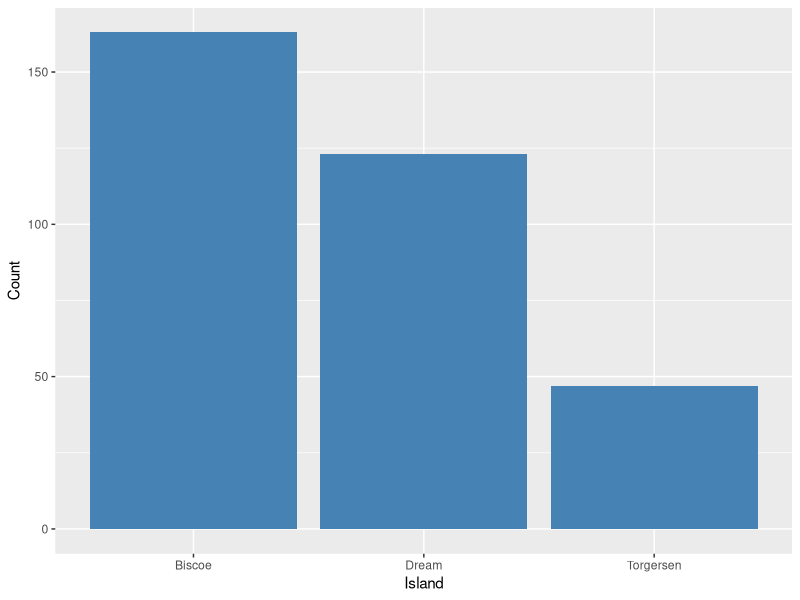
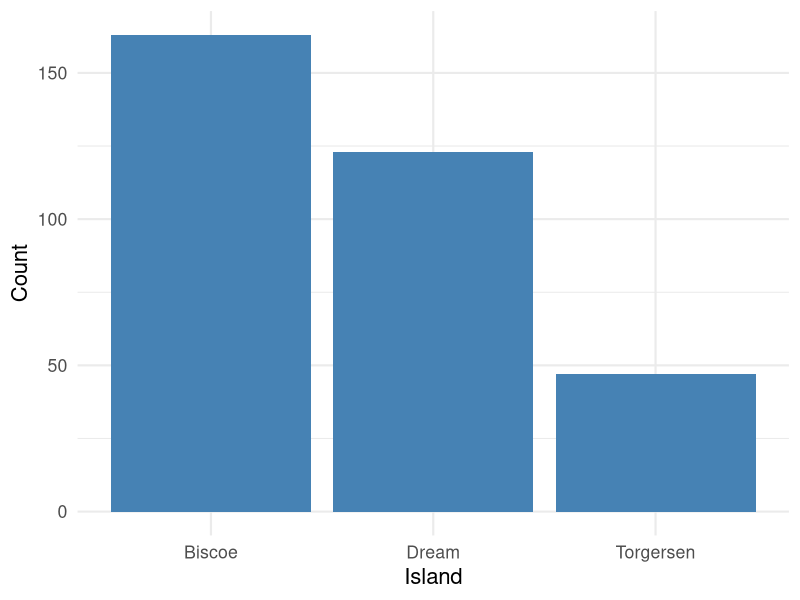
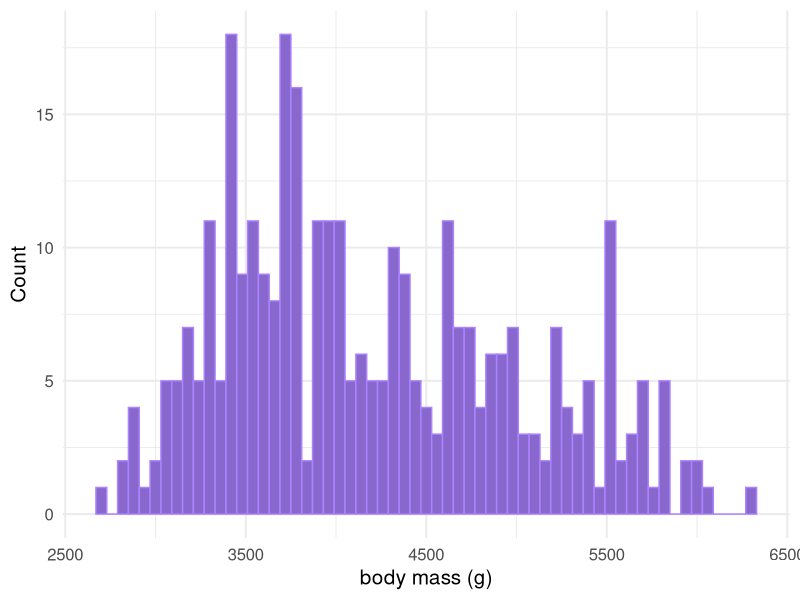
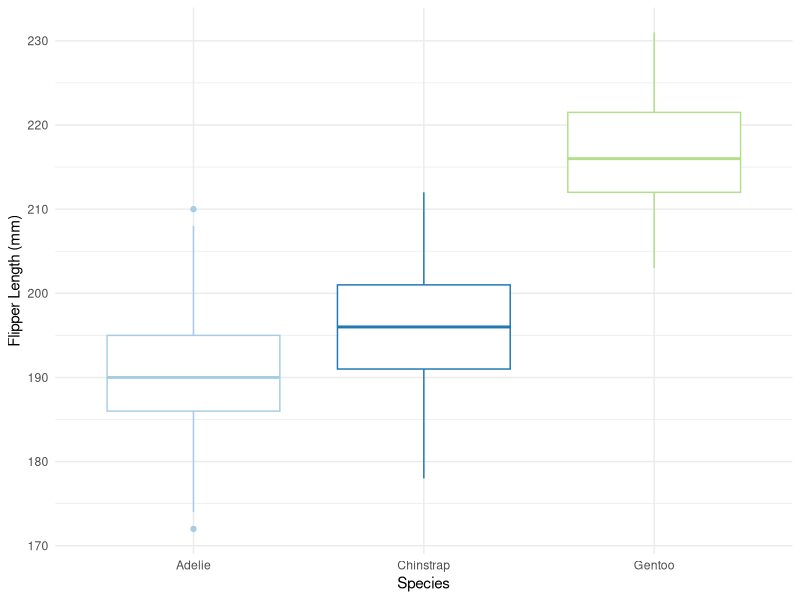
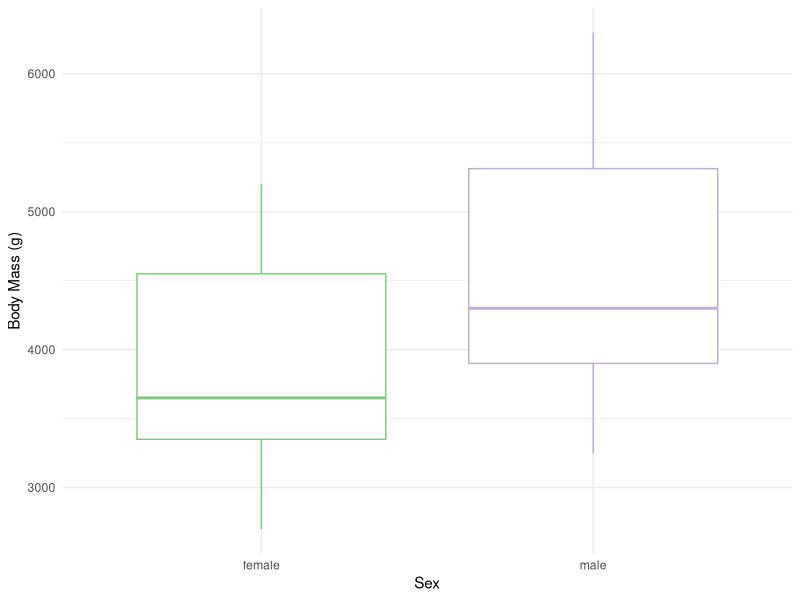
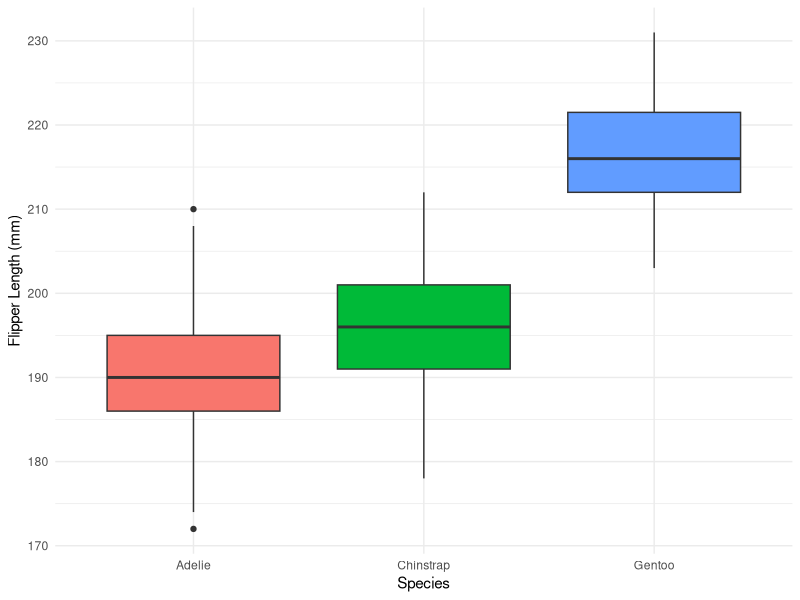
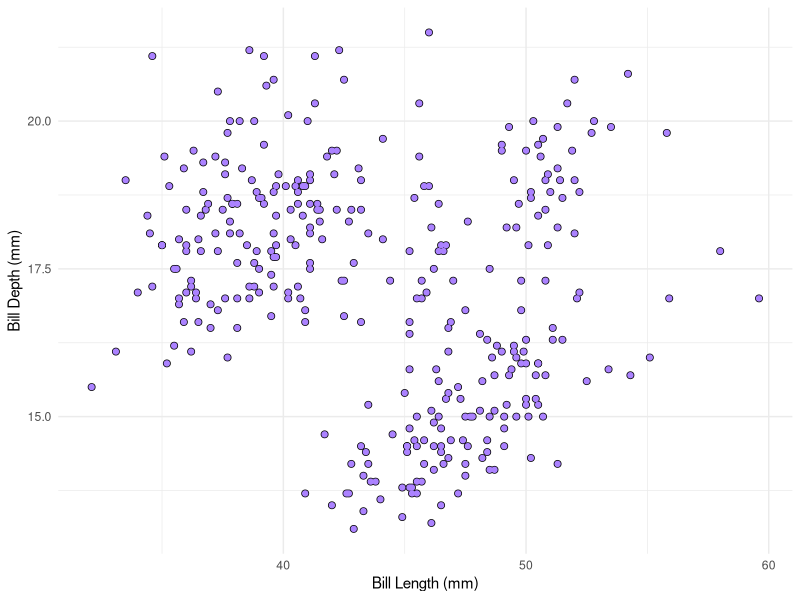
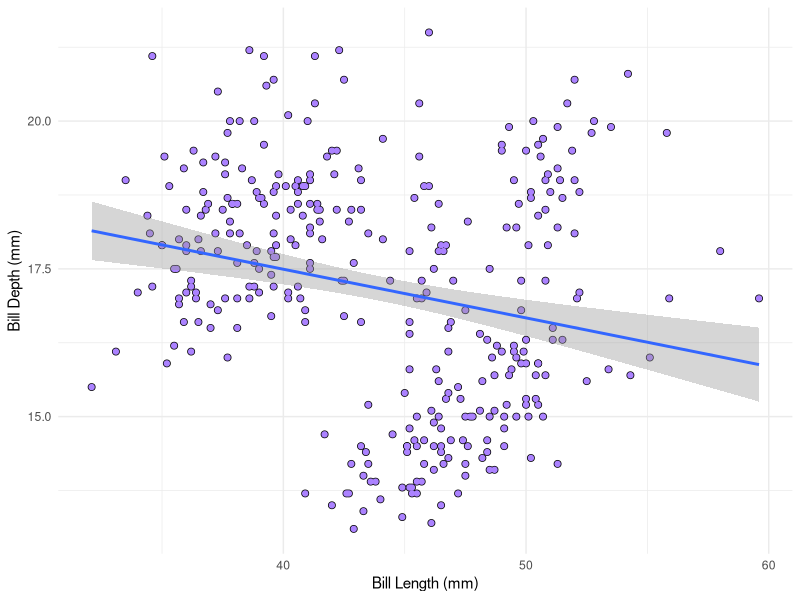

Write the R code that produced these figures, in order.
## ---- chunk 1
knitr::opts_chunk$set(echo = TRUE)
## ---- chunk 2
library("tidyverse")
library("palmerpenguins")
penguins <- penguins %>%
  drop_na(flipper_length_mm, body_mass_g, bill_length_mm, bill_depth_mm, sex)
## ---- chunk 3
ggplot(penguins, aes(x = island)) +
  geom_bar(fill = "steelblue") +
  labs(x = "Island", y = "Count")
## ---- chunk 4
ggplot(penguins, aes(x = island)) +
  geom_bar(fill = "steelblue") +
  labs(x = "Island", y = "Count") +
  theme_minimal(base_size = 16)
## ---- chunk 5
ggplot(penguins, aes(x = body_mass_g)) +
  geom_histogram(binwidth = 60,
                 fill = "mediumpurple3",
                 color = "mediumpurple1") +
  labs(x = "body mass (g)",
       y = "Count") +
  theme_minimal(base_size = 15)
## ---- chunk 6
ggplot(penguins,
       aes(x = species,
           y = flipper_length_mm,
           color = species)) +
  geom_boxplot() +
  labs(x = "Species", y="Flipper Length (mm)")+
  theme_minimal()+
  scale_color_brewer(palette = "Paired")+
  theme(legend.position = "none")
## ---- chunk 7
ggplot(penguins,
       aes(x = sex,
           y = body_mass_g,
           color = sex)) +
  geom_boxplot() +
  labs(x = "Sex", y="Body Mass (g)")+
  theme_minimal()+
  scale_color_brewer(palette = "Accent")+
  theme(legend.position = "none")
## ---- chunk 8
ggplot(penguins,
       aes(x = species,
           y = flipper_length_mm,
           fill = species)) +
  geom_boxplot() +
  labs(x = "Species", y="Flipper Length (mm)")+
  theme_minimal()+
  theme(legend.position = "none")
## ---- chunk 9
ggplot(penguins,
       aes(x = bill_length_mm,
           y = bill_depth_mm)) +
  geom_point(size = 2)+
  geom_point(color = "mediumpurple1")+
  labs(x = "Bill Length (mm)",
       y = "Bill Depth (mm)")+
    theme_minimal()
## ---- chunk 10
ggplot(penguins,
       aes(x = bill_length_mm,
           y = bill_depth_mm)) +
  geom_point(size = 2)+
  geom_point(color = "mediumpurple1")+
  labs(x = "Bill Length (mm)",
       y = "Bill Depth (mm)")+
  theme_minimal()+
  geom_smooth(method="lm", na.rm=TRUE)
## ---- chunk 11
ggplot(penguins,
       aes(x = flipper_length_mm,
           y = body_mass_g,
           color = species)) +
  geom_point(size = 1)+
  facet_wrap(~species)+
  labs(x = "Flipper Length (mm)",
       y = "Body Mass (g)")+
  theme_minimal()+
  scale_color_brewer(palette="Set2")
## ---- chunk 12
ggplot(penguins,
       aes(x = flipper_length_mm,
           y = body_mass_g,
           color = species)) +
  geom_point(size = 1)+
  facet_wrap(sex~species)+
  labs(x = "Flipper Length (mm)",
       y = "Body Mass (g)")+
  theme_minimal()+
  scale_color_brewer(palette="Set2")
## ---- chunk 13
ggplot(penguins,
       aes(x = flipper_length_mm,
           y = body_mass_g,
           color = species)) +
  geom_point(size = 1)+
  facet_wrap(~species)+
  facet_wrap(~sex)+
  labs(x = "Flipper Length (mm)",
       y = "Body Mass (g)")+
  theme_minimal()+
  scale_color_brewer(palette="Set2")
## ---- chunk 14
files<-ggplot(penguins,
       aes(x = flipper_length_mm,
           y = body_mass_g,
           color = island)) +
  geom_point(size = 1)+
  facet_wrap(sex~island)+
  labs(x = "Flipper Length (mm)",
       y = "Body Mass (g)")+
  theme_dark()+
  scale_color_brewer(palette="Blues")
files
## ---- chunk 15
library("palmerpenguins")
library("dplyr")
library("tidyverse")
library(readr)
penguins_messy <- read_csv("penguins_messy.csv")
view(penguins_messy)
## ---- chunk 16
str_detect(penguins_messy$species_messy, "adelie")
?str_detect
## ---- chunk 17
str_replace_all(penguins_messy$sex_messy, "\\?", "")
?str_replace_all
## ---- chunk 18
str_squish(penguins_messy$island_messy)
?str_squish
## ---- chunk 19
penguins_messy<-penguins_messy %>%
  mutate(valid_id = str_detect(sample_id, "PAL-[0-9]{3}"))

penguins_messy %>%
  pull(valid_id) %>%
  sum
## ---- chunk 20
penguins_messy<- penguins_messy %>%
  filter(valid_id)
penguins_messy
## ---- chunk 21
penguins_messy<-penguins_messy %>%
  mutate(
    file_date = str_extract(file_name, "^[0-9]{4}-[0-9]{2}-[0-9]{2}"),
    file_id = str_extract(sample_id, "PAL-[0-9]{3}"))

penguins_messy %>%
  filter(row_number() <= 10) %>%
  pull(file_date)
penguins_messy %>%
  filter(row_number() <= 10) %>%
  pull(file_id)
## ---- chunk 22
penguins_messy<-penguins_messy %>%
  mutate(island=
  str_squish(island_messy))

unique(penguins_messy$island)
## ---- chunk 23
penguins_messy<-penguins_messy %>%
  mutate(sex=
  str_replace_all(sex_messy,"\\?","") %>% str_to_upper)
## ---- chunk 24
penguins_messy<-penguins_messy %>%
  mutate(sex=
  str_replace_all(sex_messy,"\\?",""))%>%
  mutate(sex=
  str_to_upper(sex))

unique(penguins_messy$sex)
## ---- chunk 25
penguins_messy<-penguins_messy %>%
  mutate(bill_mm=
  str_replace_all(notes,"\\.*bill=|mm",""))

unique(penguins_messy$bill_mm)
## ---- chunk 26
penguins <- palmerpenguins::penguins
library("tidyverse")
library("palmerpenguins")
## ---- chunk 27
penguins_clean <- penguins %>%
  drop_na(bill_length_mm,sex)

nrow(penguins_clean)
nrow(penguins)
## ---- chunk 28
penguins_dup <- penguins_clean %>%
  bind_rows(slice_sample(penguins_clean, n = 30, replace = TRUE))
nrow(penguins_dup)
penguins_dup %>% distinct %>% nrow
## ---- chunk 29
penguins_new <- penguins_clean %>%
  select(species, island, sex, where(is.numeric))
length(penguins_new)
## ---- chunk 30
penguins_bill <- penguins_clean %>%
  select(starts_with("bill"),ends_with("_mm"))
penguins_bill

penguins_bill <- penguins_clean %>%
  select(matches("bi.*|fli.*"))
penguins_bill
## ---- chunk 31
penguins_species <- penguins_clean %>%
  drop_na %>%
  group_by(species) %>%
  summarize(across(where(is.numeric),mean))
penguins_species
## ---- chunk 32
penguins_clean<-penguins_clean %>%
  mutate(bill_length=
           case_when(
             bill_length_mm<40~"short",
             bill_length_mm<50~"medium",
             bill_length_mm>=50~"long"))
penguins_clean
penguins_clean$bill_length
## ---- chunk 33
instrument_meta <- tibble(
  instrument_id = c("caliper_A", "caliper_B", "caliper_C"),
  calibration_mm = c(0.2, 0.5, 1.0),
  manufacturer = c("Mitutoyo", "Fowler", "Generic")
)
instrument_meta

penguins_instrumented<-penguins_clean %>%
  drop_na(bill_length_mm)%>%
  mutate(instrument_id=
         case_when(
           year==2007~"caliper_A",
           year==2008~"caliper_B",
           year==2009~"caliper_C"))
penguins_instrumented

penguins_instrumented<-penguins_instrumented %>%
  left_join(instrument_meta,by="instrument_id")

penguins_instrumented
length(penguins_instrumented)
length(penguins_clean)
